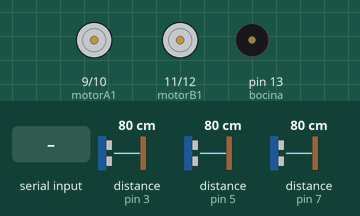
Recording of a sketch running on a simulated Arduino Uno, built with avr-gcc and run on an emulated ATmega328P. Shown: motor-driver pin pairs drawn as motors (green arrow = first pin HIGH = forward, orange = second pin HIGH = backward, longer = more drive), buzzer (waves = sounding, pin HIGH). The inputs (shaded band) are chosen by the test bench; at power-on: distance to the obstacle (sensors on pin 3, pin 5, pin 7) 80 cm. The echo pulse lasts 58.3 µs per cm; what the sketch prints to the serial monitor is not drawn.

Above: at 1.2 s.
1.3 s: "1" received over Serial
At 2.0 s:
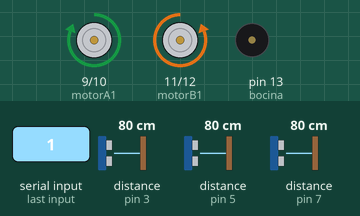
2.8 s: "2" received over Serial
At 3.9 s:
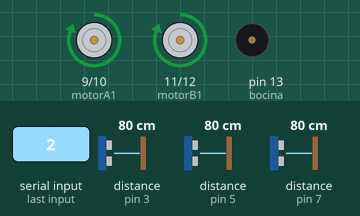
4.3 s: "3" received over Serial
At 5.5 s:
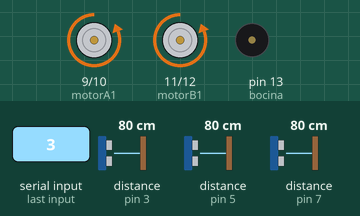
5.8 s: "4" received over Serial
At 6.3 s:
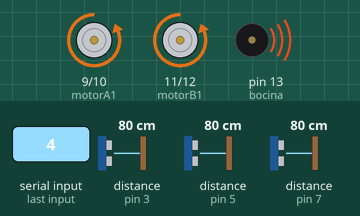
7.3 s: distance to the obstacle (sensor on pin 3) set to 60 cm
10.3 s: "0" received over Serial
At 11.5 s:
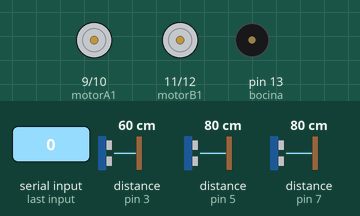
Timing chart, 0 to 12.8 s (numbered marks = the images above; inputs shaded):
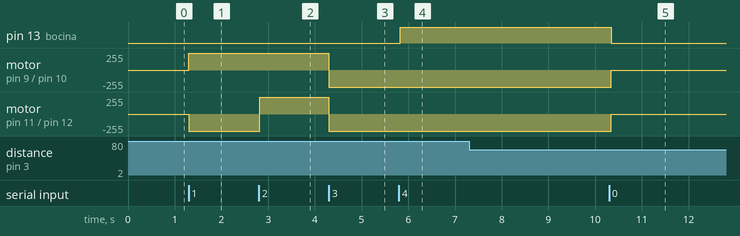

Measured:
- after the input at 1.3 s, motor on pin 9 (motorA1) / pin 10 (motorA2): stopped → forward 255/255 at once; motor on pin 11 (motorB1) / pin 12 (motorB2): stopped → backward 255/255 at once
- after the input at 2.8 s, motor on pin 11 (motorB1) / pin 12 (motorB2): backward 255/255 → forward 255/255 at once
- after the input at 4.3 s, motor on pin 9 (motorA1) / pin 10 (motorA2), motor on pin 11 (motorB1) / pin 12 (motorB2): forward 255/255 → backward 255/255 at once
- after the input at 5.8 s, pin 13 (bocina): LOW → HIGH at once
- after the input at 7.3 s, every drawn part: stays the same
- after the input at 10.3 s, pin 13 (bocina): HIGH → LOW at once; motor on pin 9 (motorA1) / pin 10 (motorA2), motor on pin 11 (motorB1) / pin 12 (motorB2): backward 255/255 → stopped at once

The sketch:

Zif_arduino_processing.ino
```cpp
#include <NewPing.h>

#define DISTANCIA 25
//trigger,echo,max distance
NewPing sonar1(8, 7, 200);
NewPing sonar2(6, 5, 200);
NewPing sonar3(4, 3, 200);
int ultra1,ultra2,ultra3;
String mensaje;
int motorA1=9;
int motorA2=10;
int motorB1=11;
int motorB2=12;

char val;
int bocina = 13;

void avanzar(){
  digitalWrite(bocina,LOW);
  digitalWrite(motorA1,HIGH);
  digitalWrite(motorA2,LOW);
  digitalWrite(motorB1,LOW);
  digitalWrite(motorB2,HIGH);

}

void retroceder(){
  digitalWrite(bocina,LOW);
  digitalWrite(motorA1,LOW);
  digitalWrite(motorA2,HIGH);
  digitalWrite(motorB1,HIGH);
  digitalWrite(motorB2,LOW);
}

void alto(){
  digitalWrite(bocina,LOW);
  digitalWrite(motorA1,LOW);
  digitalWrite(motorA2,LOW);
  digitalWrite(motorB1,LOW);
  digitalWrite(motorB2,LOW);
}

void girarDerecha(){
  digitalWrite(bocina,LOW);
  digitalWrite(motorA1,HIGH);
  digitalWrite(motorA2,LOW);
  digitalWrite(motorB1,HIGH);
  digitalWrite(motorB2,LOW);
}

void girarIzquierda(){
  digitalWrite(bocina,LOW);
  digitalWrite(motorA1,LOW);
  digitalWrite(motorA2,HIGH);
  digitalWrite(motorB1,LOW);
  digitalWrite(motorB2,HIGH);
}

void deteccionVision(){
  digitalWrite(bocina,HIGH);
  digitalWrite(motorA1,LOW);
  digitalWrite(motorA2,HIGH);
  digitalWrite(motorB1,LOW);
  digitalWrite(motorB2,HIGH);
}

void setup() {
  // put your setup code here, to run once:1111111111111111111111111111111111111111111111111111111
 Serial.begin(115200);
 pinMode(motorA1,OUTPUT);
 pinMode(motorA2,OUTPUT);
 pinMode(motorB1,OUTPUT);
 pinMode(motorB2,OUTPUT);
 pinMode(bocina,OUTPUT);
 digitalWrite(bocina,LOW);
}

void loop() {
  Serial.flush();
  if(sonar1.ping_cm()< DISTANCIA && sonar1.ping_cm()>0){
    ultra1=1;
  }
  if(sonar1.ping_cm()> DISTANCIA || sonar1.ping_cm()==0){
    ultra1=0;
  }

   if(sonar2.ping_cm()< DISTANCIA && sonar2.ping_cm()>0){
    ultra2=1;
  }
  if(sonar2.ping_cm()> DISTANCIA || sonar2.ping_cm()==0){
    ultra2=0;
  }

   if(sonar3.ping_cm()< DISTANCIA && sonar3.ping_cm()>0){
    ultra3=1;
  }
  if(sonar3.ping_cm()> DISTANCIA || sonar3.ping_cm()==0){
    ultra3=0;
  }

  mensaje = String(ultra1)+","+String(ultra2)+","+String(ultra3)+",";
  Serial.println(mensaje);


  if (Serial.available())
   {
     val = Serial.read();
   }
   if (val == '1')
   {
     avanzar();
   }
    if (val == '2')
   {
    girarDerecha();
   }
    if (val == '3')
   {
    girarIzquierda();
   }
   if (val == '4')
   {
    deteccionVision();
   }
   if (val == '0')
   {
    alto();
   }


   delay(10);
}
```
